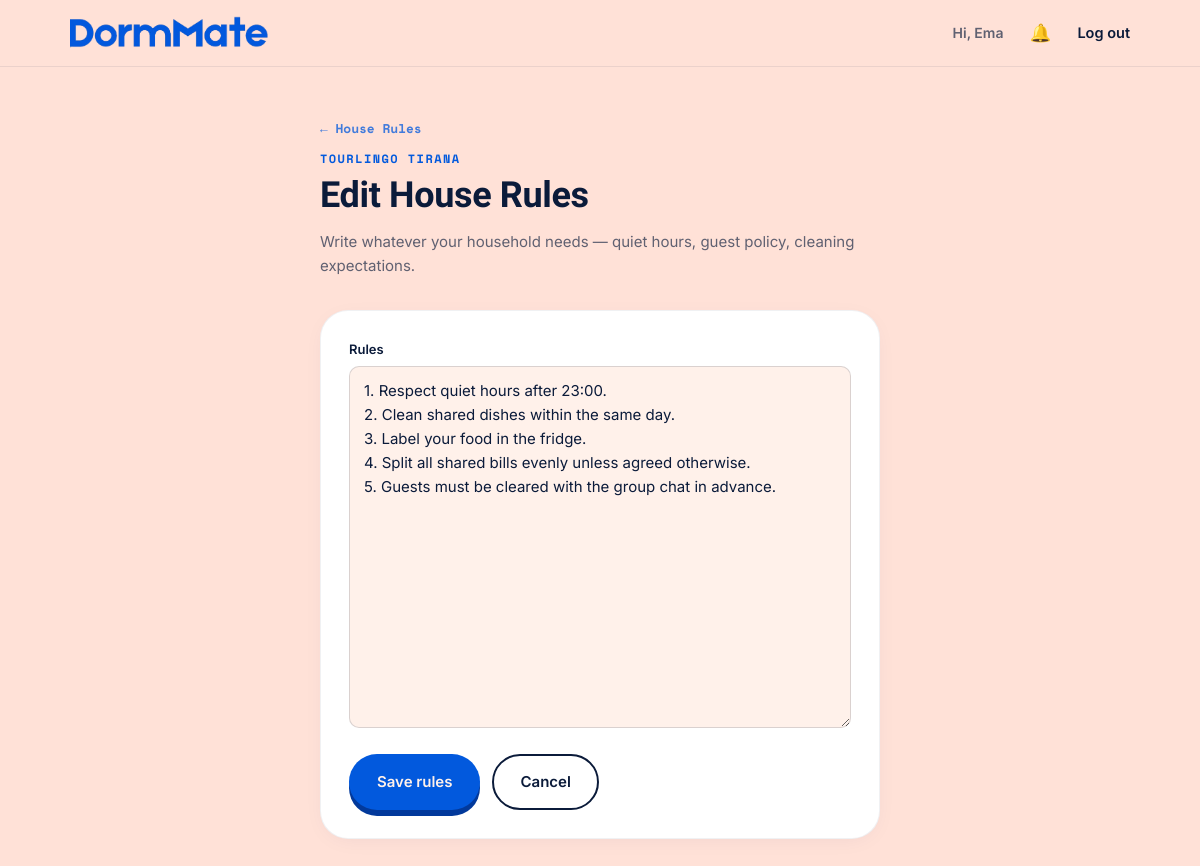
/household/3/rules/edit (signed in), run on the app's committed database.
### models/user.py (models this page shows, shortened)
class User(db.Model):
    __tablename__ = "users"
    id = db.Column(db.Integer, primary_key=True)
    name = db.Column(db.String(80), nullable=False)
    email = db.Column(db.String(120), unique=True, nullable=False, index=True)
    password_hash = db.Column(db.String(255), nullable=False)
    avatar_url = db.Column(db.String(255), nullable=True)
    room_number = db.Column(db.String(20), nullable=True)
    created_at = db.Column(db.DateTime, default=datetime.utcnow)
    memberships = db.relationship(
        "Membership", back_populates="user", cascade="all, delete-orphan"
    )

### models/household.py (models this page shows, shortened)
class Household(db.Model):
    __tablename__ = "households"
    id = db.Column(db.Integer, primary_key=True)
    name = db.Column(db.String(120), nullable=False)
    invite_code = db.Column(db.String(12), unique=True, nullable=False, index=True)
    created_at = db.Column(db.DateTime, default=datetime.utcnow)
    memberships = db.relationship(
        "Membership", back_populates="household", cascade="all, delete-orphan"
    )

### models/house_rule.py (models this page shows, shortened)
class HouseRule(db.Model):
    __tablename__ = "house_rules"
    id = db.Column(db.Integer, primary_key=True)
    household_id = db.Column(db.Integer, db.ForeignKey("households.id"), nullable=False, unique=True)
    content = db.Column(db.Text, nullable=False, default="")
    updated_by_id = db.Column(db.Integer, db.ForeignKey("users.id"), nullable=True)
    updated_at = db.Column(db.DateTime, default=datetime.utcnow, onupdate=datetime.utcnow)
    household = db.relationship("Household", backref=db.backref("house_rule", uselist=False))
    updated_by = db.relationship("User", backref=db.backref("rule_edits", lazy="dynamic"))

### routes/house_rules.py (the view, shortened to what this page needs)
@house_rules_bp.route("/household/<int:household_id>/rules/edit", methods=["GET", "POST"])
@login_required
def edit(household_id):
    membership = Membership.query.filter_by(
        user_id=g.user.id, household_id=household_id
    ).first()
    if not membership:
        flash("You're not a member of that household.", "error")
        return redirect(url_for("household.choose"))
    if not membership.is_admin:
        flash("Only admins can edit house rules.", "error")
        return redirect(url_for("house_rules.view", household_id=household_id))
    household = membership.household
    rule = HouseRule.query.filter_by(household_id=household_id).first()
    return render_template(
        "house_rules/edit.html",
        household=household,
        membership=membership,
        rule=rule,
    )

### models/membership.py (called while the page is built)
    @property
    def is_admin(self):
        return self.role == "admin"

### utils.py (called while the page is built)
def login_required(view):
    @wraps(view)
    def wrapped_view(*args, **kwargs):
        if g.get("user") is None:
            flash("Log in to continue.", "error")
            return redirect(url_for("auth.login"))
        return view(*args, **kwargs)
    return wrapped_view

### templates/house_rules/edit.html (shortened to what this page needs)
{% extends "layout.html" %}
{% block content %}
<div class="page-shell page-shell--narrow">
  <div class="page-head reveal is-visible">
    <a href="{{ url_for('house_rules.view', household_id=household.id) }}" class="notif-back-link">← House Rules</a>
    <p class="eyebrow">{{ household.name }}</p>
    <h1>Edit House Rules</h1>
    <p class="page-head__sub">Write whatever your household needs — quiet hours, guest policy, cleaning expectations.</p>
  </div>
  <div class="card reveal is-visible" style="padding:28px;">
    <form method="POST">
      <div class="form-group">
        <label class="form-label">Rules</label>
        <textarea name="content" class="form-input" rows="14"
          placeholder="e.g.&#10;• Quiet hours after 11pm on weekdays&#10;• Guests must be approved by all roommates&#10;• Kitchen cleaned within 24 hours of cooking&#10;• Shared groceries split equally"
          style="resize:vertical;font-family:inherit;line-height:1.6;">{{ rule.content if rule else '' }}</textarea>
      </div>
      <div style="display:flex;gap:12px;margin-top:8px;">
        <button type="submit" class="btn btn--primary">Save rules</button>
        <a href="{{ url_for('house_rules.view', household_id=household.id) }}" class="btn btn--ghost">Cancel</a>
      </div>
    </form>
  </div>
</div>
{% endblock %}

### templates/layout.html (shortened to what this page needs)
<!DOCTYPE html>
<html lang="en">
<head>
  <link rel="stylesheet" href="{{ url_for('static', filename='css/style.css') }}">
</head>
<body class="app-body">
  <header class="nav">
    <div class="nav__inner">
      <a href="{{ url_for('index') }}" class="nav__brand">
        <img src="{{ url_for('static', filename='images/logo.png') }}" alt="DormMate logo" class="nav__logo">
      </a>
      <nav class="nav__links">
        {% if current_user %}
          <span class="nav__user">Hi, {{ current_user.name }}</span>
          <a href="{{ url_for('notifications.feed') }}" class="nav__notif-btn" title="Notifications">
            🔔
          </a>
          <a href="{{ url_for('auth.logout') }}">Log out</a>
        {% else %}
          <a href="{{ url_for('auth.login') }}">Log in</a>
          <a href="{{ url_for('auth.signup') }}" class="btn btn--primary nav__cta">Get started</a>
        {% endif %}
      </nav>
    </div>
  </header>
  <main class="app-main">
    {% block content %}{% endblock %}
  </main>
</body>
</html>

### static/css/style.css (style rules this page uses)
:root { --cream: #FFE1D7; --cream-soft: #FFF1EA; --sky: #84AFFB; --sky-soft: #C7DBFE; --blue: #0259DD; --ink: #0B1B3A; --coral: #FF6648; --white: #FFFFFF; --font-display: "Bricolage Grotesque", "Inter", sans-serif; --font-body: "Inter", sans-serif; --font-mono: "Space Mono", monospace; --max-width: 1180px; --radius-sm: 10px; --radius-md: 18px; --radius-lg: 28px; --gutter: clamp(20px, 5vw, 64px); --ease: cubic-bezier(0.22, 1, 0.36, 1); }
* { box-sizing: border-box; }
html { scroll-behavior: smooth; }
body { margin: 0; background: var(--cream); color: var(--ink); font-family: var(--font-body); font-size: 16px; line-height: 1.6; -webkit-font-smoothing: antialiased; }
img { max-width: 100%; display: block; }
a { color: inherit; text-decoration: none; }
h1, h2, h3 { font-family: var(--font-display); font-weight: 700; line-height: 1.05; margin: 0; letter-spacing: -0.01em; }
p { margin: 0; }
.eyebrow { font-family: var(--font-mono); font-size: 12px; font-weight: 700; letter-spacing: 0.12em; text-transform: uppercase; color: var(--blue); margin: 0 0 14px; }
.reveal { opacity: 0; transform: translateY(28px); transition: opacity 0.7s var(--ease), transform 0.7s var(--ease); }
.reveal.is-visible { opacity: 1; transform: translateY(0); }
.btn { display: inline-flex; align-items: center; justify-content: center; gap: 8px; padding: 14px 26px; border-radius: 999px; font-family: var(--font-body); font-weight: 600; font-size: 15px; border: 2px solid transparent; cursor: pointer; transition: transform 0.25s var(--ease), background 0.25s var(--ease), box-shadow 0.25s var(--ease); white-space: nowrap; }
.btn--primary { background: var(--blue); color: var(--cream-soft); box-shadow: 0 6px 0 0 #02399b; }
.btn--ghost { background: transparent; border-color: var(--ink); color: var(--ink); }
.nav { position: sticky; top: 0; z-index: 50; background: rgba(255, 225, 215, 0.85); backdrop-filter: blur(10px); border-bottom: 1px solid rgba(11,27,58,0.08); }
.nav__inner { max-width: var(--max-width); margin: 0 auto; padding: 16px var(--gutter); display: flex; align-items: center; gap: 28px; }
.nav__brand { display: flex; align-items: center; gap: 10px; margin-right: auto; }
.nav__logo { height: 34px; width: auto; max-width: 200px; flex-shrink: 0; }
.nav__links { display: flex; align-items: center; gap: 26px; font-weight: 600; font-size: 14.5px; }
.nav__links a { position: relative; padding: 4px 0; }
.nav__links a::after { content: ""; position: absolute; left: 0; right: 0; bottom: -2px; height: 2px; background: var(--coral); transform: scaleX(0); transform-origin: left; transition: transform 0.25s var(--ease); }
.app-main { min-height: calc(100vh - 70px); display: flex; flex-direction: column; }
.nav__user { font-size: 14px; color: rgba(11,27,58,0.65); }
.form-group { margin-bottom: 18px; }
.form-group label { display: block; font-size: 13px; font-weight: 600; margin-bottom: 6px; color: var(--ink); }
.page-shell { max-width: var(--max-width); margin: 0 auto; padding: 48px var(--gutter) 90px; width: 100%; }
.page-shell--narrow { max-width: 680px; }
.page-head { margin-bottom: 32px; }
.page-head .eyebrow { margin-bottom: 8px; }
.page-head h1 { font-size: clamp(26px, 4vw, 36px); margin-bottom: 16px; }
.page-head__sub { font-size: 15px; color: rgba(11,27,58,0.65); margin-top: 6px; }
.card { background: var(--white); border-radius: var(--radius-lg); padding: 30px 32px; border: 1px solid rgba(11,27,58,0.06); margin-bottom: 20px; box-shadow: 0 4px 24px -8px rgba(2,38,110,0.08); }
.form-label { display: block; font-size: 13px; font-weight: 600; margin-bottom: 7px; color: var(--ink); }
.form-input { width: 100%; padding: 12px 14px; border-radius: var(--radius-sm); border: 1.5px solid rgba(11,27,58,0.15); font-family: var(--font-body); font-size: 15px; background: var(--cream-soft); color: var(--ink); transition: border-color 0.2s var(--ease), box-shadow 0.2s var(--ease); appearance: auto; }
.nav__notif-btn { position: relative; display: inline-flex; align-items: center; font-size: 1.1rem; line-height: 1; padding: 4px 6px; border-radius: var(--radius-sm); transition: background 0.15s; }
.notif-back-link { display: inline-block; font-family: var(--font-mono); font-size: .8rem; font-weight: 700; color: var(--blue); margin-bottom: 10px; opacity: 0.75; transition: opacity 0.15s; }

### data on the page
User: name "Ema"
Household: name "TOURLINGO TIRANA"
HouseRule: content "1. Respect quiet hours after 23:00. 2. Clean shared dishes within the same day. 3. Label your food in the fridge. 4. Split all shared bills evenly unless agreed otherwise. 5. Guests must be cleared with the group chat in advance."
